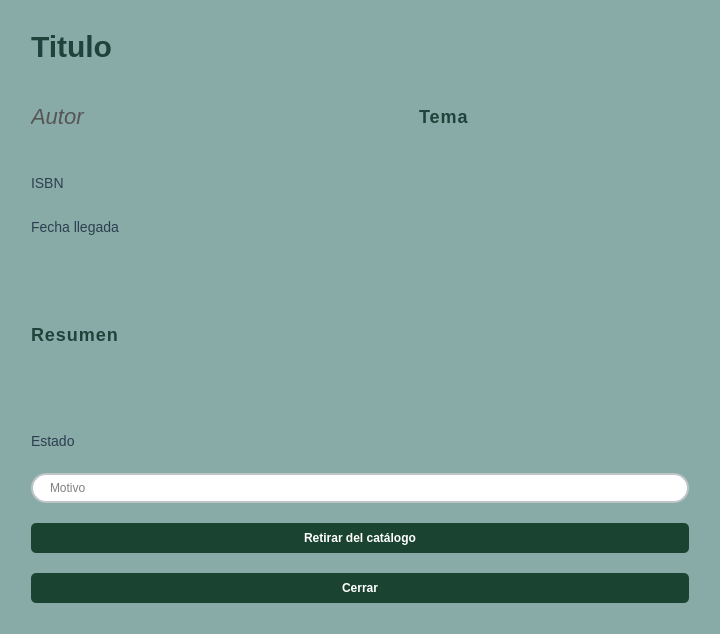
<?xml version="1.0" encoding="UTF-8"?>
<ui version="4.0">
 <class>Dialog</class>
 <widget class="QDialog" name="Dialog">
  <property name="geometry">
   <rect>
    <x>0</x>
    <y>0</y>
    <width>720</width>
    <height>634</height>
   </rect>
  </property>
  <property name="sizePolicy">
   <sizepolicy hsizetype="Minimum" vsizetype="Preferred">
    <horstretch>0</horstretch>
    <verstretch>0</verstretch>
   </sizepolicy>
  </property>
  <property name="minimumSize">
   <size>
    <width>720</width>
    <height>634</height>
   </size>
  </property>
  <property name="maximumSize">
   <size>
    <width>720</width>
    <height>634</height>
   </size>
  </property>
  <property name="windowTitle">
   <string>Dialog</string>
  </property>
  <property name="styleSheet">
   <string notr="true">#Dialog {
    background-color: #89ABA7;
}

QLabel {
    font-family: &quot;Segoe UI&quot;, &quot;Roboto&quot;, &quot;Helvetica&quot;;
    color: #2C3E50;
    font-size: 14px;
}


#linea_titulo {
    font-size: 30px;
    font-weight: bold;
    color: #1D433A; 
}

#linea_autor {
    font-size: 22px;
    font-style: italic;
    color: #555555;
}

#linea_tema, #linea_resumen {
    font-weight: bold;
    text-transform: uppercase;
    font-size: 18px;
    letter-spacing: 1px;
    color: #1D433A;
}</string>
  </property>
  <layout class="QHBoxLayout" name="horizontalLayout_5">
   <property name="sizeConstraint">
    <enum>QLayout::SetMinimumSize</enum>
   </property>
   <item>
    <layout class="QVBoxLayout" name="verticalLayout_2">
     <property name="spacing">
      <number>20</number>
     </property>
     <property name="sizeConstraint">
      <enum>QLayout::SetDefaultConstraint</enum>
     </property>
     <property name="leftMargin">
      <number>20</number>
     </property>
     <property name="topMargin">
      <number>20</number>
     </property>
     <property name="rightMargin">
      <number>20</number>
     </property>
     <property name="bottomMargin">
      <number>20</number>
     </property>
     <item>
      <widget class="QLabel" name="linea_titulo">
       <property name="maximumSize">
        <size>
         <width>16777215</width>
         <height>30</height>
        </size>
       </property>
       <property name="text">
        <string>Titulo</string>
       </property>
      </widget>
     </item>
     <item>
      <layout class="QHBoxLayout" name="horizontalLayout_11">
       <property name="topMargin">
        <number>20</number>
       </property>
       <property name="bottomMargin">
        <number>20</number>
       </property>
       <item>
        <widget class="QLabel" name="linea_autor">
         <property name="minimumSize">
          <size>
           <width>0</width>
           <height>30</height>
          </size>
         </property>
         <property name="maximumSize">
          <size>
           <width>16777215</width>
           <height>30</height>
          </size>
         </property>
         <property name="text">
          <string>Autor</string>
         </property>
        </widget>
       </item>
       <item>
        <widget class="QLabel" name="linea_tema">
         <property name="minimumSize">
          <size>
           <width>0</width>
           <height>30</height>
          </size>
         </property>
         <property name="maximumSize">
          <size>
           <width>270</width>
           <height>30</height>
          </size>
         </property>
         <property name="text">
          <string>Tema</string>
         </property>
        </widget>
       </item>
      </layout>
     </item>
     <item>
      <widget class="QLabel" name="linea_isbn">
       <property name="text">
        <string>ISBN</string>
       </property>
      </widget>
     </item>
     <item>
      <widget class="QLabel" name="linea_fecha">
       <property name="text">
        <string>Fecha llegada</string>
       </property>
      </widget>
     </item>
     <item>
      <widget class="QLabel" name="linea_resumen">
       <property name="minimumSize">
        <size>
         <width>650</width>
         <height>150</height>
        </size>
       </property>
       <property name="maximumSize">
        <size>
         <width>16777215</width>
         <height>150</height>
        </size>
       </property>
       <property name="text">
        <string>Resumen</string>
       </property>
       <property name="wordWrap">
        <bool>true</bool>
       </property>
      </widget>
     </item>
     <item>
      <widget class="QLabel" name="linea_estado">
       <property name="maximumSize">
        <size>
         <width>16777215</width>
         <height>30</height>
        </size>
       </property>
       <property name="text">
        <string>Estado</string>
       </property>
      </widget>
     </item>
     <item>
      <widget class="QLineEdit" name="lineEdit">
       <property name="styleSheet">
        <string notr="true">
QLineEdit {
    border: 2px solid #bdc3c7;
    border-radius: 15px; 
    padding: 5px 15px;
    background: white;
    selection-background-color: #34495e;
}

</string>
       </property>
       <property name="placeholderText">
        <string>Motivo</string>
       </property>
      </widget>
     </item>
     <item>
      <widget class="QPushButton" name="boton_reserva">
       <property name="styleSheet">
        <string notr="true">QPushButton {
    background-color: #1B4332; 
    color: white;  
    border-radius: 5px; 
    padding: 8px;  
    font-weight: bold;
}

QPushButton:hover {
    background-color: #2D6A4F; 
}

QPushButton:pressed {
    background-color: #081C15; 
}</string>
       </property>
       <property name="text">
        <string>Retirar del catálogo</string>
       </property>
      </widget>
     </item>
     <item>
      <widget class="QPushButton" name="boton_cerrar">
       <property name="styleSheet">
        <string notr="true">QPushButton {
    background-color: #1B4332; 
    color: white;  
    border-radius: 5px; 
    padding: 8px;  
    font-weight: bold;
}

QPushButton:hover {
    background-color: #2D6A4F; 
}

QPushButton:pressed {
    background-color: #081C15; 
}</string>
       </property>
       <property name="text">
        <string>Cerrar</string>
       </property>
      </widget>
     </item>
    </layout>
   </item>
  </layout>
 </widget>
 <resources/>
 <connections/>
</ui>
